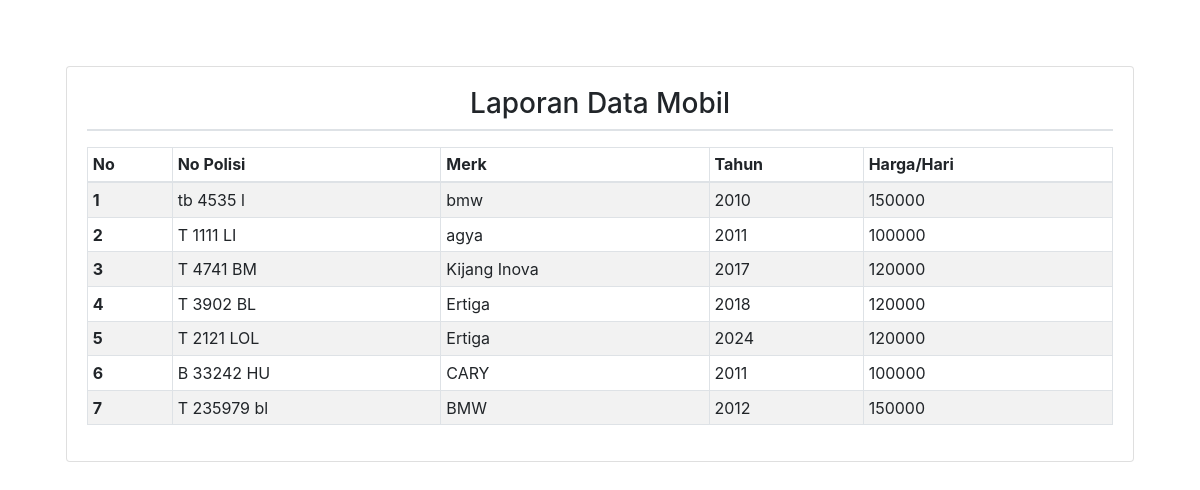
/admin/crmobil.php, run on an earlier commit of the app's database.
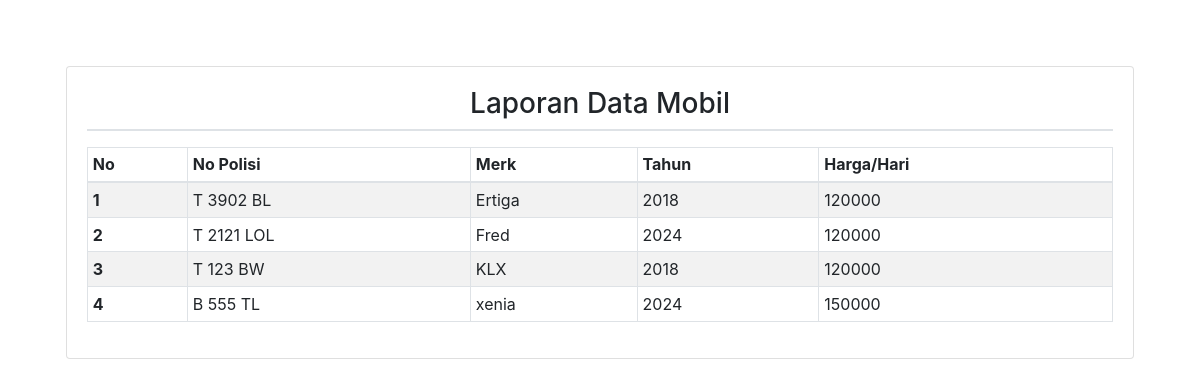
And on a later commit of the database.
### tables this page shows
CREATE TABLE `mobil` (
  `id_mobil` int NOT NULL,
  `no_polisi` varchar(12) NOT NULL,
  `merk` varchar(90) NOT NULL,
  `tahun` varchar(10) NOT NULL,
  `harga` double NOT NULL,
  `s_mobil` varchar(20) NOT NULL,
  `poto` varchar(255) DEFAULT NULL,
  `deskripsi` varchar(255) DEFAULT NULL,
  `created_at` datetime NOT NULL DEFAULT CURRENT_TIMESTAMP
);

### admin/crmobil.php (the view, shortened to what this page needs)
<!doctype html>
<html lang="en">
  <head>
    <link rel="stylesheet" href="https://cdn.jsdelivr.net/npm/bootstrap@4.3.1/dist/css/bootstrap.min.css">
  </head>
  <body style="padding: 50px;" onload="window.print();">
  <?php
    include("../db/koneksi.php");
    $cari=mysqli_query($konek,"select * from mobil") or die (mysqli_error($konek));
    ?>
    <div class="card m-3">
      <div class="card-body">
          <table class="table table-responsive table-bordered table-striped">
            <h3 class="text-center">Laporan Data Mobil</h3>
            <table class="table table-striped table-hover table-bordered table-sm">
              <thead>
                <tr>
                  <th>No</th>
                  <th>No Polisi</th>
                  <th>Merk</th>
                  <th>Tahun</th>
                  <th>Harga/Hari</th>
                </tr>
              </thead>
              <tbody>
                <?php
                $no = 1;
                while($data=mysqli_fetch_array($cari)) {
                    ?>
                    <tr>
                      <th scope="row"><?php echo $no; ?></th>
                      <td><?php echo $data['no_polisi']; ?></td>
                      <td><?php echo $data['merk']; ?></td>
                      <td><?php echo $data['tahun']; ?></td>
                      <td><?php echo $data['harga']; ?></td>
                    </tr>
                    <?php
                    $no++;
                }
                ?>
              </tbody>
            </table>
          </table>
      </div>
    </div>
  </body>
</html>

What changed in the data, as far as the page shows it:
removed mobil: no_polisi "tb 4535 l", merk "bmw", tahun "2010", harga "150000"
removed mobil: no_polisi "T 1111 LI", merk "agya", tahun "2011", harga "100000"
removed mobil: no_polisi "T 4741 BM", merk "Kijang Inova", tahun "2017", harga "120000"
removed mobil: no_polisi "B 33242 HU", merk "CARY", tahun "2011", harga "100000"
removed mobil: no_polisi "T 235979 bl", merk "BMW", tahun "2012", harga "150000"
changed mobil "T 2121 LOL": merk "Ertiga" → "Fred"
added mobil: no_polisi "T 123 BW", merk "KLX", tahun "2018", harga "120000"
added mobil: no_polisi "B 555 TL", merk "xenia", tahun "2024", harga "150000"
